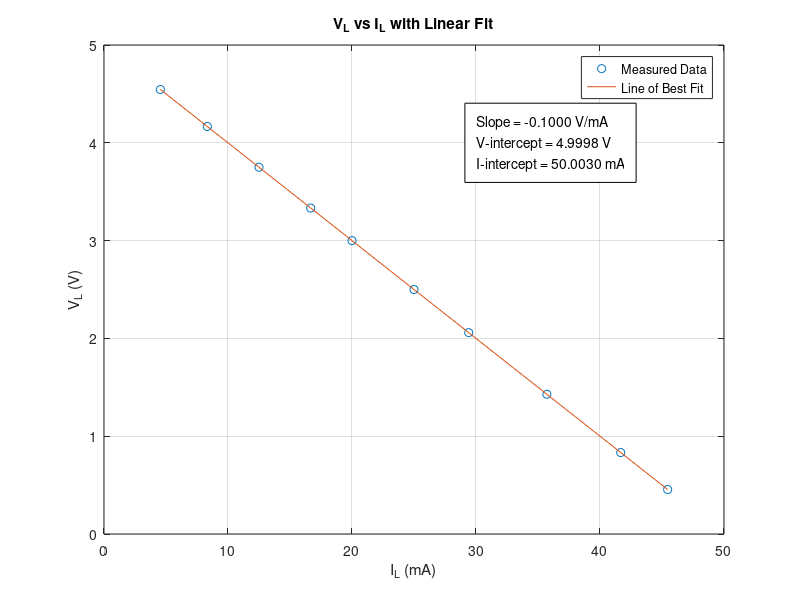

MATLAB code to generate this figure:
IL = [45.455 41.667 35.714 29.412 25 20 16.667 12.5 8.333 4.545]; % in Amps
VL = [0.455 0.833 1.429 2.059 2.5 3 3.333 3.75 4.167 4.545]; % in Volts

p = polyfit(IL, VL, 1); % eq for line of best fit
VL_fit = polyval(p, IL);
slope = p(1);
y_intercept = p(2);
x_intercept = -y_intercept / slope;

plot (IL, VL, 'o')
hold on
plot(IL, VL_fit)
hold off

xlabel('I_L (mA)');
ylabel('V_L (V)');
title('V_L vs I_L with Linear Fit');
legend('Measured Data', 'Line of Best Fit', 'Location', 'northeast');
grid on;

text(30, 4.0, sprintf(['Slope = %.4f V/mA\n' ...
                       'V-intercept = %.4f V\n' ...
                       'I-intercept = %.4f mA'], ...
                       slope, y_intercept, x_intercept), ...
     'Color', 'black', ...
     'BackgroundColor', 'white', ...
     'EdgeColor', 'black', ...
     'Margin', 8);
